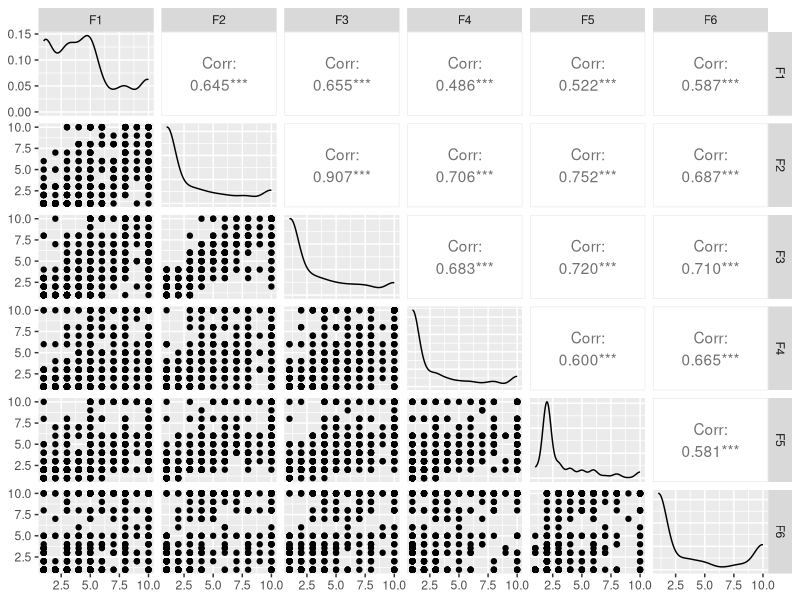
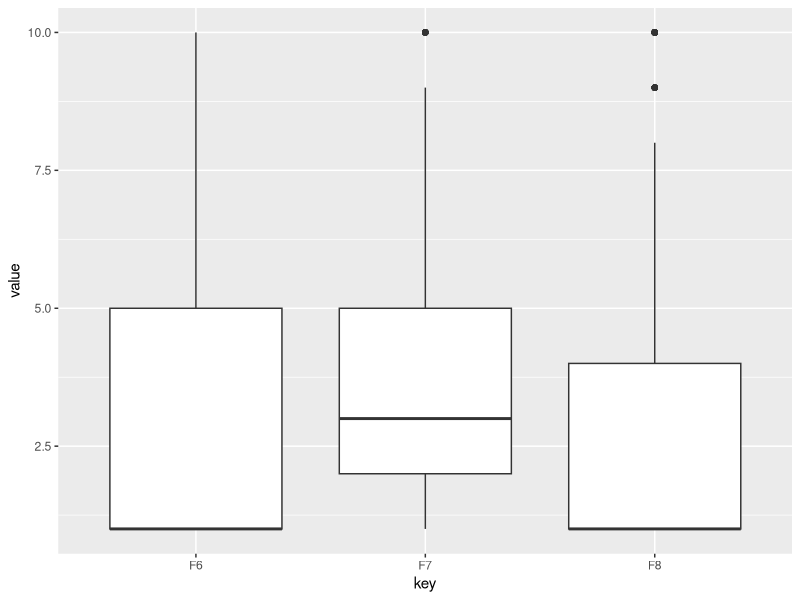
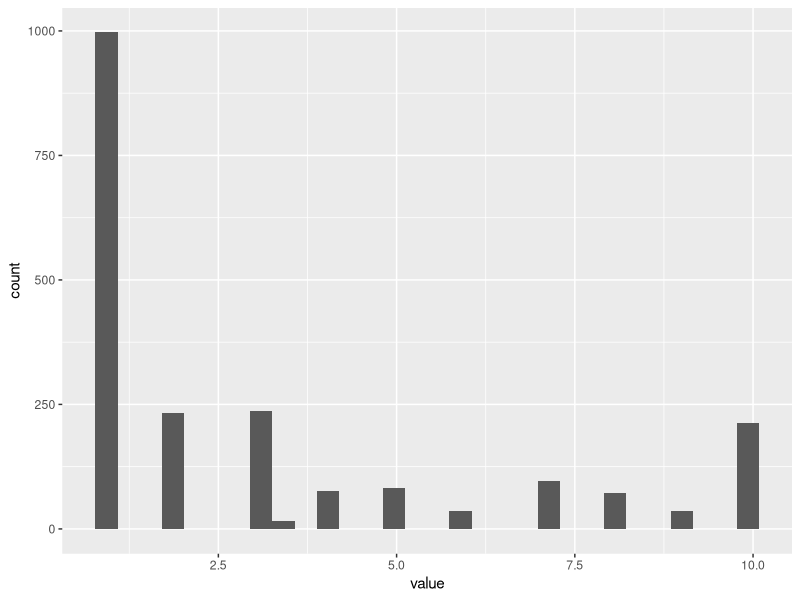

These charts were generated, in order, by the following R code:
rm(list=ls())

library(dplyr)
library(readr)
library(ggplot2)
library(tidyr)
library(GGally)


# Load dataset and remove rows with missing values
df <- read_csv("breast-cancer-wisconsin.csv") %>%
  drop_na()

num_rows <- nrow(df)
cat("Number of rows:", num_rows, "\n")

# Summarize each column
df$F6 <- as.numeric(df$F6)
summary(df)

summary(df$F2)
summary(df$F3)
summary(df$F4)
summary(df$F5)
summary(df$F6)
summary(df$F7)
summary(df$F8)
summary(df$F9)
summary(df$Class)

# Replace missing values with mean of column
df$F6[is.na(df$F6)] <- mean(df$F6, na.rm = TRUE)

# Frequency table of Class vs F6
freq_table <- table(df$Class, df$F6)
freq_table

# Scatter plot of F1 to F6
columns <- c('F1', 'F2', 'F3', 'F4', 'F5', 'F6')
scatter_matrix <- ggpairs(df[columns])
scatter_matrix

# Box plot for columns F7 to F9
df[,7:9] %>%
  gather %>%
  ggplot(aes(key, value)) +
  geom_boxplot()

# Histogram plot for columns F7 to F9
df[,7:9] %>%
  gather %>%
  ggplot(aes(value)) +
  geom_histogram()

